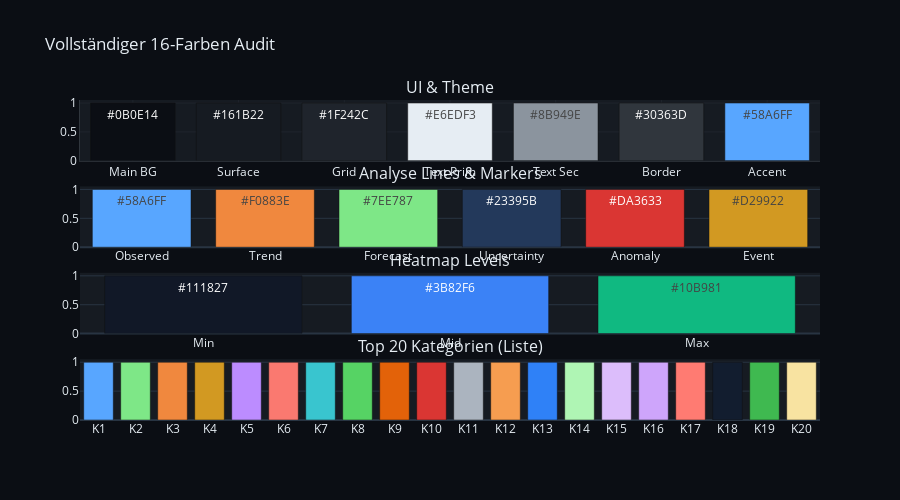

Source (notebook cell):
### Code cell
import plotly.graph_objects as go
from plotly.subplots import make_subplots

# Nutzt deinen bestehenden Manager
from Favorita_TSA.color import ColorManager, apply_modern_theme


def plot_full_color_audit():
    """
    Visualisiert alle 16 Einzel-Farben und die Top 20 Liste
    gemäß der COLORS.yaml Struktur.
    """
    color = ColorManager.get_colors()

    ui_colors = {
        "Main BG": color.main_bg,
        "Surface": color.surface,
        "Grid": color.grid,
        "Text Prim": color.text_primary,
        "Text Sec": color.text_secondary,
        "Border": color.border,
        "Accent": color.accent,
    }

    analysis_colors = {
        "Observed": color.observed,
        "Trend": color.trend,
        "Forecast": color.forecast,
        "Uncertainty": color.uncertainty,
        "Anomaly": color.anomaly,
        "Event": color.event,
    }

    heatmap_colors = {"Min": "#111827", "Mid": "#3B82F6", "Max": "#10B981"}

    # Subplots erstellen
    fig = make_subplots(
        rows=4,
        cols=1,
        vertical_spacing=0.08,
        subplot_titles=(
            "UI & Theme",
            "Analyse Lines & Markers",
            "Heatmap Levels",
            "Top 20 Kategorien (Liste)",
        ),  # type: ignore
        specs=[
            [{"type": "bar"}],
            [{"type": "bar"}],
            [{"type": "bar"}],
            [{"type": "bar"}],
        ],
    )

    # Funktion zum Hinzufügen der Balken
    def add_color_bar(color_dict: dict[str, str], row: int):
        fig.add_trace(
            go.Bar(
                x=list(color_dict.keys()),
                y=[1] * len(color_dict),
                marker_color=list(color_dict.values()),
                text=list(color_dict.values()),
                textposition="auto",
            ),
            row=row,
            col=1,
        )

    add_color_bar(ui_colors, 1)
    add_color_bar(analysis_colors, 2)
    add_color_bar(heatmap_colors, 3)

    # Top 20 als Liste
    fig.add_trace(
        go.Bar(
            x=[f"K{i+1}" for i in range(len(color.top20))],
            y=[1] * len(color.top20),
            marker_color=color.top20,
            name="Top 20",
        ),
        row=4,
        col=1,
    )

    fig.update_layout(
        height=500, showlegend=False, title_text="Vollständiger 16-Farben Audit"
    )
    apply_modern_theme(fig)
    fig.show()  # renderer="browser")


if __name__ == "__main__":
    plot_full_color_audit()

### Figure 1 — Plotly figure (JSON) as saved in the notebook; plotly's stock layout.template omitted (floating-point values rounded to 4 significant figures)
{"data": [{"marker": {"color": ["#0B0E14", "#161B22", "#1F242C", "#E6EDF3", "#8B949E", "#30363D", "#58A6FF"]}, "text": ["#0B0E14", "#161B22", "#1F242C", "#E6EDF3", "#8B949E", "#30363D", "#58A6FF"], "textposition": "auto", "type": "bar", "x": ["Main BG", "Surface", "Grid", "Text Prim", "Text Sec", "Border", "Accent"], "xaxis": "x", "y": [1, 1, 1, 1, 1, 1, 1], "yaxis": "y"}, {"marker": {"color": ["#58A6FF", "#F0883E", "#7EE787", "#23395B", "#DA3633", "#D29922"]}, "text": ["#58A6FF", "#F0883E", "#7EE787", "#23395B", "#DA3633", "#D29922"], "textposition": "auto", "type": "bar", "x": ["Observed", "Trend", "Forecast", "Uncertainty", "Anomaly", "Event"], "xaxis": "x2", "y": [1, 1, 1, 1, 1, 1], "yaxis": "y2"}, {"marker": {"color": ["#111827", "#3B82F6", "#10B981"]}, "text": ["#111827", "#3B82F6", "#10B981"], "textposition": "auto", "type": "bar", "x": ["Min", "Mid", "Max"], "xaxis": "x3", "y": [1, 1, 1], "yaxis": "y3"}, {"marker": {"color": ["#58A6FF", "#7EE787", "#F0883E", "#D29922", "#BC8CFF", "#FA7970", "#39C5CF", "#56D364", "#E36209", "#DA3633", "#ABB4BF", "#F69D50", "#2F81F7", "#AFF5B4", "#DCBDFB", "#CEA5FB", "#FF7B72", "#121D2F", "#3FB950", "#F8E3A1"]}, "name": "Top 20", "type": "bar", "x": ["K1", "K2", "K3", "K4", "K5", "K6", "K7", "K8", "K9", "K10", "K11", "K12", "K13", "K14", "K15", "K16", "K17", "K18", "K19", "K20"], "xaxis": "x4", "y": [1, 1, 1, 1, 1, 1, 1, 1, 1, 1, 1, 1, 1, 1, 1, 1, 1, 1, 1, 1], "yaxis": "y4"}], "layout": {"annotations": [{"font": {"size": 16}, "showarrow": false, "text": "UI & Theme", "x": 0.5, "xanchor": "center", "xref": "paper", "y": 1, "yanchor": "bottom", "yref": "paper"}, {"font": {"size": 16}, "showarrow": false, "text": "Analyse Lines & Markers", "x": 0.5, "xanchor": "center", "xref": "paper", "y": 0.73, "yanchor": "bottom", "yref": "paper"}, {"font": {"size": 16}, "showarrow": false, "text": "Heatmap Levels", "x": 0.5, "xanchor": "center", "xref": "paper", "y": 0.46, "yanchor": "bottom", "yref": "paper"}, {"font": {"size": 16}, "showarrow": false, "text": "Top 20 Kategorien (Liste)", "x": 0.5, "xanchor": "center", "xref": "paper", "y": 0.19, "yanchor": "bottom", "yref": "paper"}], "font": {"color": "#E6EDF3"}, "height": 500, "paper_bgcolor": "#0B0E14", "plot_bgcolor": "#161B22", "showlegend": false, "title": {"text": "Vollständiger 16-Farben Audit"}, "xaxis": {"anchor": "y", "domain": [0, 1], "gridcolor": "#1F242C", "linecolor": "#30363D", "zeroline": false}, "xaxis2": {"anchor": "y2", "domain": [0, 1]}, "xaxis3": {"anchor": "y3", "domain": [0, 1]}, "xaxis4": {"anchor": "y4", "domain": [0, 1]}, "yaxis": {"anchor": "x", "domain": [0.81, 1], "gridcolor": "#1F242C", "linecolor": "#30363D", "zeroline": false}, "yaxis2": {"anchor": "x2", "domain": [0.54, 0.73]}, "yaxis3": {"anchor": "x3", "domain": [0.27, 0.46]}, "yaxis4": {"anchor": "x4", "domain": [0, 0.19]}}}
